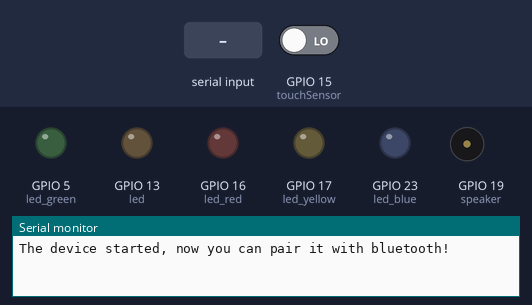
Bench run of a sketch on a simulated ESP32. Parts: output pins drawn as LEDs (lit = HIGH), buzzer (waves = sounding, pin HIGH), the last lines printed to the serial monitor. Dashed ring = blinking. The inputs (shaded band) are chosen by the test bench; at power-on: GPIO 15 (touchSensor) LOW. Nothing arrives over Bluetooth unless stated.

Above: at 1.2 s.
1.3 s: GPIO 15 (touchSensor) driven HIGH
At 3.7 s:
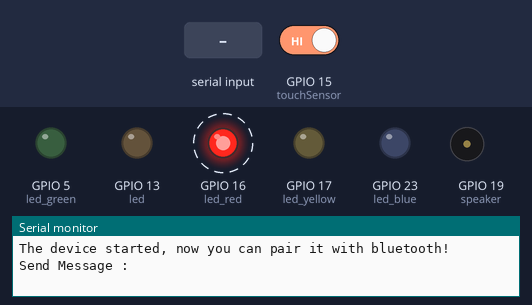
4.3 s: "-" received over the second serial link
At 5.7 s:
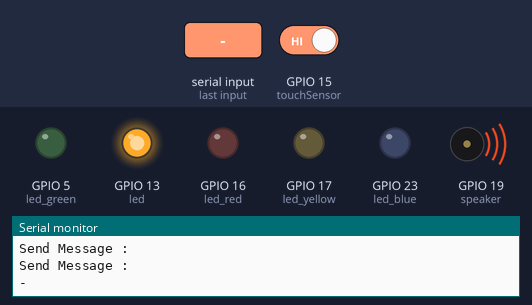
7.3 s: "." received over the second serial link
At 9.3 s:
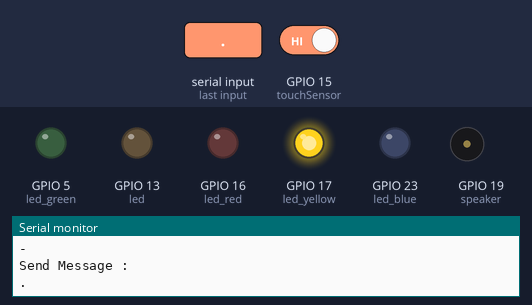
10.3 s: "1" received over the second serial link
At 12.65 s:
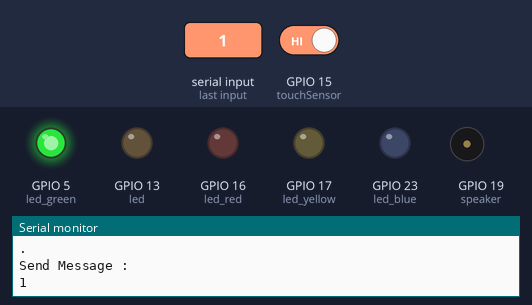
Timing chart, 0 to 12.9 s (numbered marks = the images above; inputs shaded):
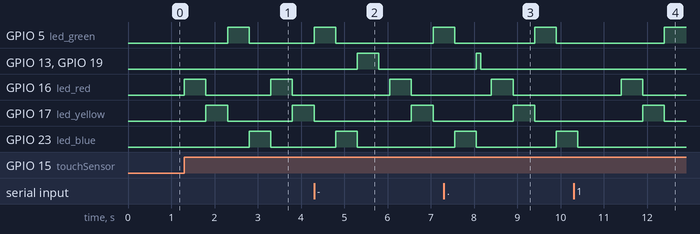

Measured:
- after the input at 1.3 s, GPIO 5 (led_green): LOW → HIGH after 1.0 s, → LOW 0.50 s later; GPIO 16 (led_red): alternates HIGH for 0.50 s and LOW for 1.5 s, starting at once; GPIO 17 (led_yellow): LOW → HIGH after 0.50 s, → LOW 0.50 s later, → HIGH 1.5 s later; GPIO 23 (led_blue): LOW → HIGH after 1.5 s, → LOW 0.50 s later
- after the input at 4.3 s, GPIO 13 (led), GPIO 19 (speaker): LOW → HIGH after 1.0 s, → LOW 0.50 s later; GPIO 23 (led_blue): goes on until 5.3 s, then stays LOW
- after the input at 7.3 s, GPIO 13 (led), GPIO 19 (speaker): LOW → HIGH after 0.75 s, → LOW 0.10 s later
- after the input at 10.3 s, GPIO 23 (led_blue): goes on until 10.4 s, then stays LOW

The sketch:

MorseCode.ino
```cpp
// Bluetooth setting
#include "BluetoothSerial.h"

#if !defined(CONFIG_BT_ENABLED) || !defined(CONFIG_BLUEDROID_ENABLED)
#error Bluetooth is not enabled! Please run `make menuconfig` to and enable it
#endif

BluetoothSerial SerialBT;

// Sensor setting
#define touchSensor 15
#define led_red 16
#define led_yellow 17
#define led_green 5
#define led_blue 23
#define led 13
#define speaker 19

String text;

void setup() {
  Serial.begin(115200);
  SerialBT.begin("MorseCode_Translater"); //Bluetooth device name
  Serial.println("The device started, now you can pair it with bluetooth!");

  pinMode(touchSensor, INPUT);
  pinMode(led_red, OUTPUT);
  pinMode(led_yellow, OUTPUT);
  pinMode(led_green, OUTPUT);
  pinMode(led_blue, OUTPUT);
  pinMode(led, OUTPUT);
  pinMode(speaker, OUTPUT);
}

void loop() {
  int touchValue = digitalRead(touchSensor);

  // Bluetooth read & write
  if (Serial.available()) {
    SerialBT.write(Serial.read());
  }
  if (SerialBT.available()) {
    int a = SerialBT.read();
    Serial.write(a);

    if(a == '.'){
      digitalWrite(led, HIGH);
      digitalWrite(speaker, HIGH);
      delay(100);
      digitalWrite(led, LOW);
      digitalWrite(speaker, LOW);
      delay(250);
    }
    else if(a == '-'){
      digitalWrite(led, HIGH);
      digitalWrite(speaker, HIGH);
      delay(500);
      digitalWrite(led, LOW);
      digitalWrite(speaker, LOW);
      delay(250);
    }
    else{
      delay(1000);
    }
  }
  //delay(20);

  // touchSensor value
  if(touchValue == 1){  // means "Dot"
    digitalWrite(led_red, HIGH);

    delay(500);
    digitalWrite(led_red, LOW);
    touchValue = digitalRead(touchSensor);
    if(touchValue == 1){  // means "Dash"
      digitalWrite(led_yellow, HIGH);

      delay(500);
      digitalWrite(led_yellow, LOW);
      touchValue = digitalRead(touchSensor);
      if(touchValue == 1){  // means "Space"
        digitalWrite(led_green, HIGH);

        delay(500);
        digitalWrite(led_green, LOW);
        touchValue = digitalRead(touchSensor);
        if(touchValue == 1){  // means "Send"
          Serial.println();
          Serial.print("Send Message : " + text);
          SerialBT.print(text + " ");
          text = "";
          Serial.println();
          digitalWrite(led_blue, HIGH);

          delay(500);
          digitalWrite(led_blue, LOW);
        }
        else{
          text += " ";
          Serial.print(" ");
        }
      }
      else{
        text += "-";
        Serial.print("-");
      }
    }
    else{
      text += ".";
      Serial.print(".");
    }
  }
  else{  // means "No Input"
    digitalWrite(led_red, LOW);
    digitalWrite(led_yellow, LOW);
    digitalWrite(led_green, LOW);
    digitalWrite(led_blue, LOW);
  }
}
```
